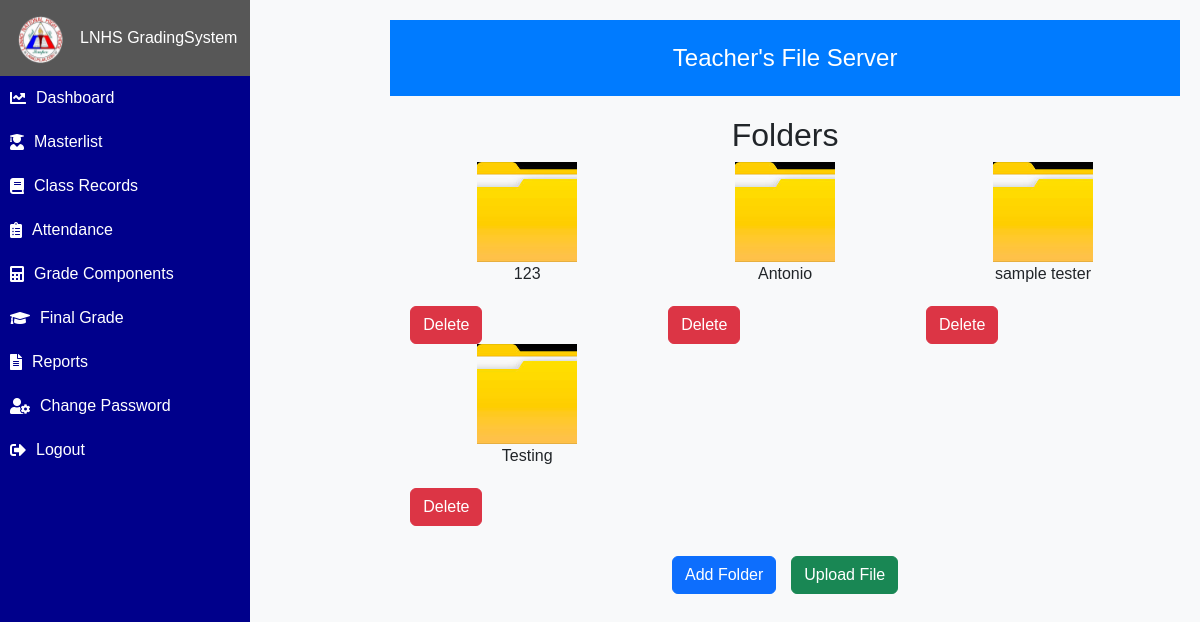
Page /Home/fileserver.php (signed in) on the committed database.
### tables this page shows
CREATE TABLE `userfileserverfolders` (
  `folder_id` int(11) NOT NULL,
  `folder_name` varchar(255) NOT NULL,
  `folder_password` varchar(255) NOT NULL,
  `userid` int(11) NOT NULL
);

### Home/fileserver.php (the view, shortened to what this page needs)
<?php
include("../LoginRegisterAuthentication/connection.php");
include("../crud/header.php");
$userid = $_SESSION['userid'];
$query = "SELECT folder_id, folder_name FROM userfileserverfolders WHERE userid = ? ORDER BY folder_name ASC";
$stmt = $connection->prepare($query);
$stmt->bind_param("i", $userid);
$stmt->execute();
$result = $stmt->get_result();
?>
<!DOCTYPE html>
<html lang="en">
<head>
    <link href="https://cdn.jsdelivr.net/npm/bootstrap@5.3.3/dist/css/bootstrap.min.css" rel="stylesheet">
</head>
<body>
    <header>
        Teacher's File Server
    </header>
    <div class="container">
        <h2>Folders</h2>
        <div class="row">
            <?php while ($row = mysqli_fetch_assoc($result)) { ?>
            <div class="col-sm-4">
                <div class="folder" data-folder-id="<?php echo htmlspecialchars($row['folder_id']); ?>">
                    <img src="folder2_icon.jpg" alt="Folder">
                    <p><?php echo htmlspecialchars($row['folder_name']); ?></p>
                </div>
                <button class="btn btn-danger delete-folder" data-folder-id="<?php echo htmlspecialchars($row['folder_id']); ?>">Delete</button>
            </div>
            <?php } ?>
        </div>
        <div class="action-buttons">
            <button type="button" class="btn btn-primary" data-bs-toggle="modal" data-bs-target="#addFolderModal">Add Folder</button>
            <button type="button" class="btn btn-success" data-bs-toggle="modal" data-bs-target="#uploadFileModal">Upload File</button>
        </div>
    </div>
</body>
</html>

### crud/header.php (style rules this page uses)
body { font-family: Arial, sans-serif; background-color: #f2f2f2; margin: 0; padding: 0; display: flex; min-height: 100vh; }
h2 { text-align: center; margin-top: 20px; font-size: 32px; }

### Home/fileserver.php (style rules this page uses)
body { font-family: Arial, sans-serif; background-color: #f8f9fa; margin: 0; padding: 0; }
header { background-color: #007bff; padding: 20px; text-align: center; color: #fff; font-size: 24px; }
.container { padding: 20px; }
.folder { cursor: pointer; transition: transform 0.3s; text-align: center; margin-bottom: 20px; }
.folder img { width: 100px; height: 100px; object-fit: cover; }
.action-buttons { margin-top: 30px; display: flex; justify-content: center; gap: 15px; }

### rows in the picture
userfileserverfolders: folder_name "123"
userfileserverfolders: folder_name "Antonio"
userfileserverfolders: folder_name "sample tester"
userfileserverfolders: folder_name "Testing"
